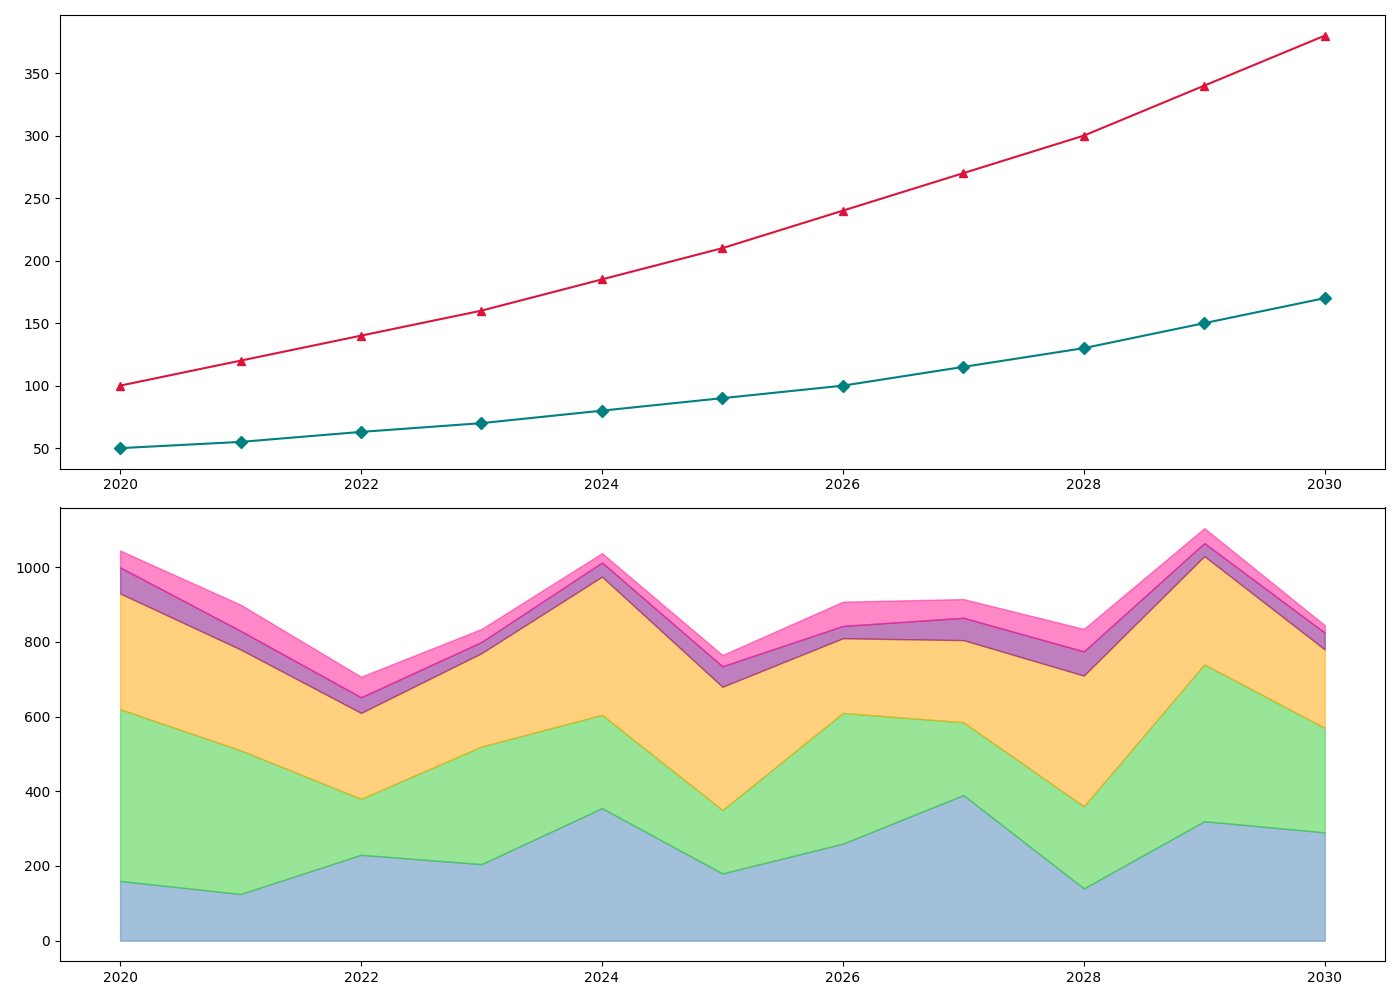

Reproduce this figure in Python.
import matplotlib.pyplot as plt
import numpy as np

years = np.arange(2020, 2031)

# Original data
solar_power_original = np.array([125, 140, 160, 180, 205, 230, 260, 290, 320, 355, 390])
wind_power_original = np.array([150, 170, 195, 220, 250, 280, 315, 350, 385, 420, 460])
hydropower_original = np.array([200, 210, 220, 230, 250, 270, 290, 310, 330, 350, 370])
geothermal_original = np.array([30, 33, 35, 38, 42, 45, 50, 55, 60, 65, 70])
biomass_original = np.array([20, 25, 30, 35, 40, 45, 50, 55, 60, 65, 70])

# Randomly altered data (shuffled within each array)
# This should be done manually, keeping the dimensional structure intact.
solar_power = np.array([160, 125, 230, 205, 355, 180, 260, 390, 140, 320, 290])
wind_power = np.array([460, 385, 150, 315, 250, 170, 350, 195, 220, 420, 280])
hydropower = np.array([310, 270, 230, 250, 370, 330, 200, 220, 350, 290, 210])
geothermal = np.array([70, 50, 42, 30, 38, 55, 33, 60, 65, 35, 45])
biomass = np.array([45, 70, 55, 35, 25, 30, 65, 50, 60, 40, 20])

CO2_reduction = np.array([100, 120, 140, 160, 185, 210, 240, 270, 300, 340, 380])
deforestation_prevented = np.array([50, 55, 63, 70, 80, 90, 100, 115, 130, 150, 170])

cumulative_wind = solar_power + wind_power
cumulative_hydropower = cumulative_wind + hydropower
cumulative_geothermal = cumulative_hydropower + geothermal
cumulative_biomass = cumulative_geothermal + biomass

fig, (ax2, ax1) = plt.subplots(2, 1, figsize=(14, 10))

ax2.plot(years, CO2_reduction, color='crimson', linewidth=1.5, marker='^')
ax2.plot(years, deforestation_prevented, color='teal', linewidth=1.5, marker='D')
ax2.grid(False)

ax1.fill_between(years, 0, solar_power, color='#4682B4', alpha=0.5)
ax1.fill_between(years, solar_power, cumulative_wind, color='#32CD32', alpha=0.5)
ax1.fill_between(years, cumulative_wind, cumulative_hydropower, color='#FFA500', alpha=0.5)
ax1.fill_between(years, cumulative_hydropower, cumulative_geothermal, color='#800080', alpha=0.5)
ax1.fill_between(years, cumulative_geothermal, cumulative_biomass, color='#FF1493', alpha=0.5)
ax1.grid(False)

plt.tight_layout()
plt.show()
